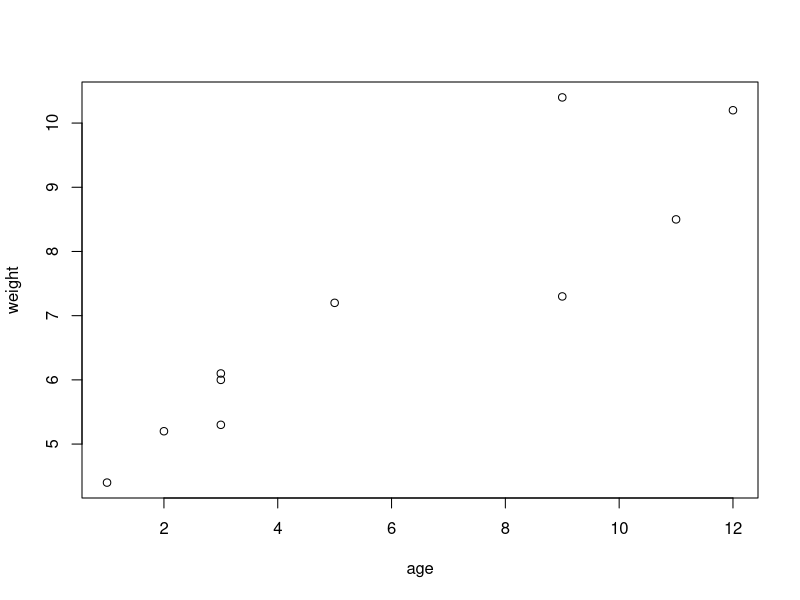
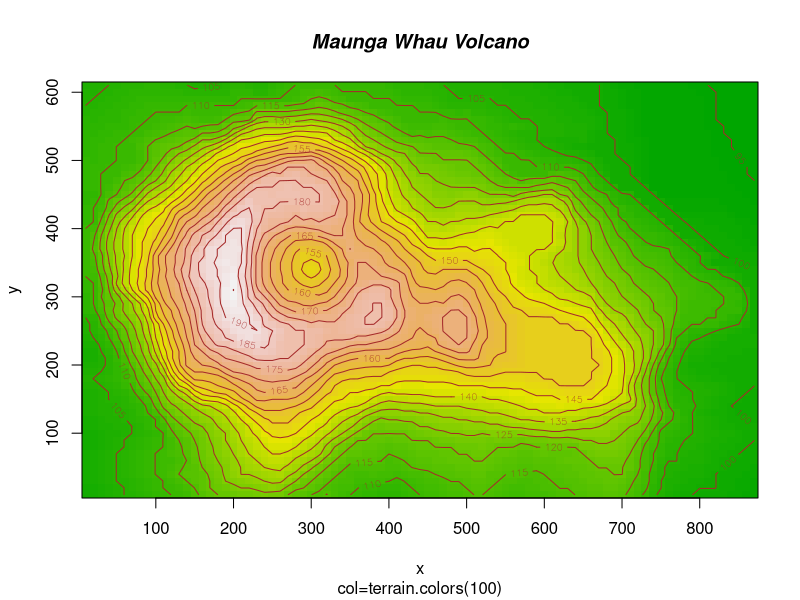
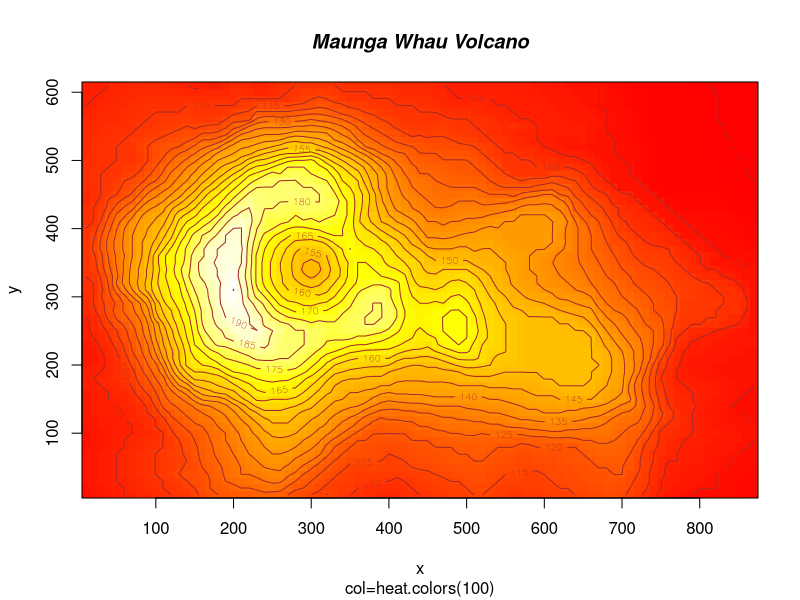
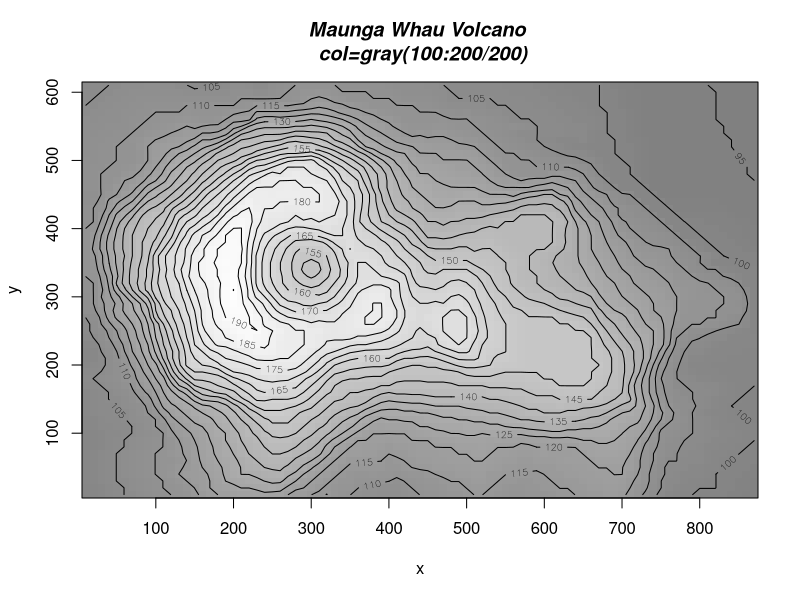
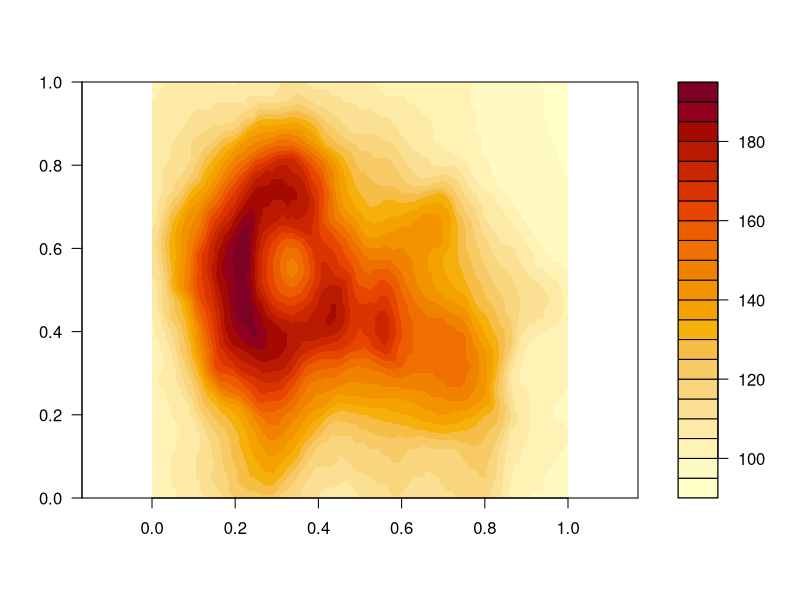
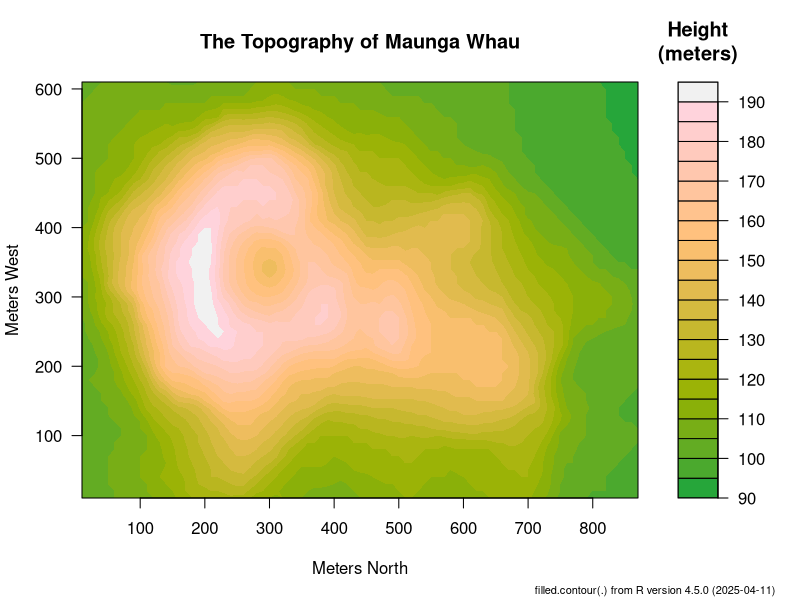
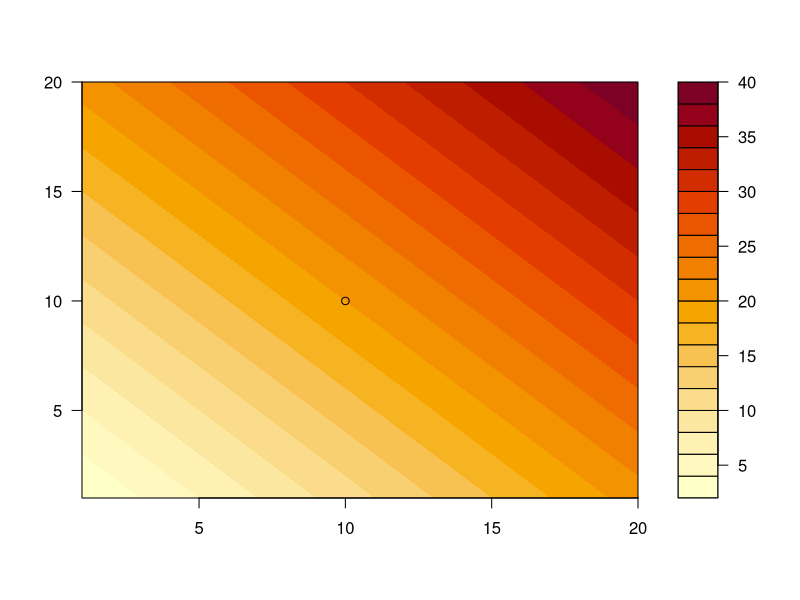
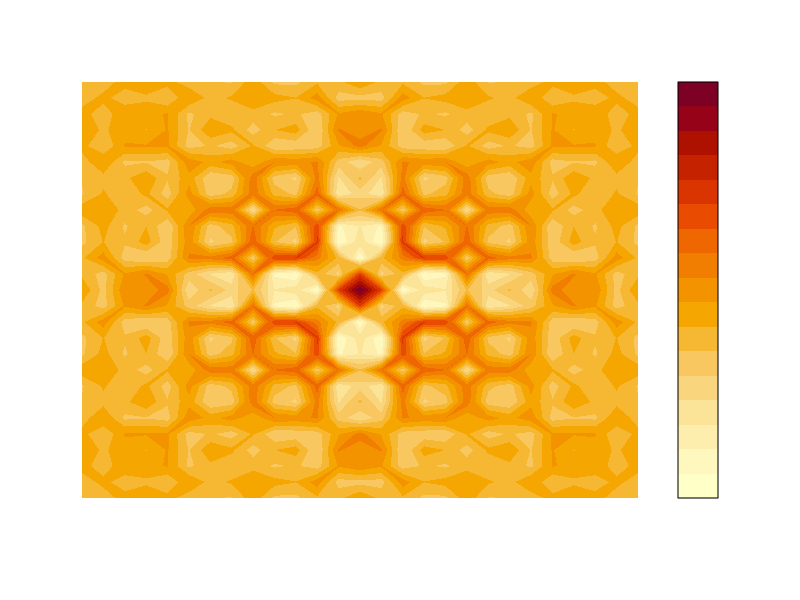

Write R code to recreate these figures, in order. (Note: this script raises an error after producing the figures.)
#------------------------------------#
# R in Action (2nd ed): Chapter 1    #
# Introduction to R                  #
#------------------------------------#

# A sample R session
# q() is commented out so you don't accidently exit

#learn R
x <- rnorm(5)
x
# Listing 1.1 - A Sample R session

age <- c(1,3,5,2,11,9,3,9,12,3)
weight <- c(4.4,5.3,7.2,5.2,8.5,7.3,6.0,10.4,10.2,6.1)
mean(weight)
sd(weight)
cor(age,weight)
plot(age,weight)
demo()
demo(image)
demo(Hershey)
demo(persp)
# q()


help.start()
help("foo") 
?foo
??foo
getwd() 
ls()
# Listing 1.2 - An example of commands used to manage the R Workspace. 

setwd("C:/myprojects/project1") # change the path to one of your directories
setwd("U:/My R Files")
options()
options(digits=3)
x <- runif(20)
summary(x)
hist(x)
savehistory()
save.image()
# q()

q()

# Listing 1.3 - Working with a new package

help.start()
install.packages("vcd")
help(package="vcd")
library(vcd)
help(Arthritis)
Arthritis
example(Arthritis)
# q()

#use UU U-drive to save the data
setwd("U:/My R Files")



